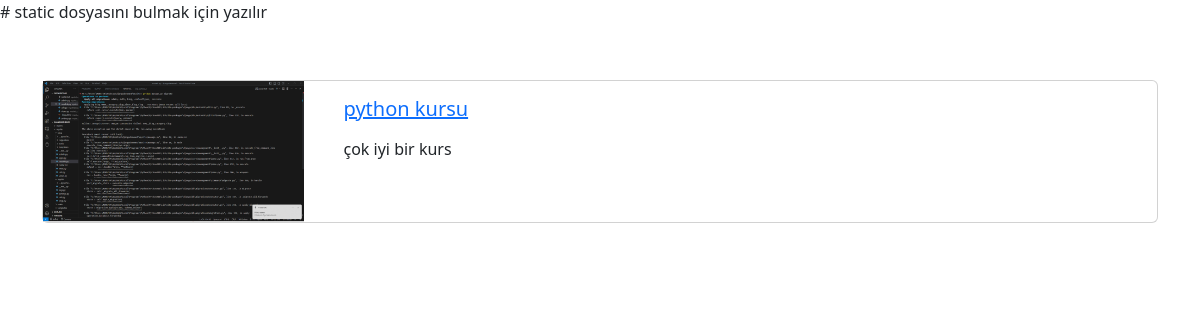
Page /blogs/python-kursu on the committed database.
### blog/models.py (models this page shows, shortened)
class Blog(models.Model): #12.satıra kadar blog için bir alan oluşturduk ve bunların içinde nelerin nasıl olmasını istediğimizi yazdık
    title = models.CharField(max_length=200)
    image = models.ImageField(upload_to="blogs")#models.FileField  bu kodda olurdu fakat bu bütün dosyaları eklemeye yarar. Imagefield sadece resim ekelmek için yazılır
    description = RichTextField()
    is_active = models.BooleanField(default=False)
    is_home = models.BooleanField(default=False)
    slug = models.SlugField(null=False, blank=True, unique=True,db_index=True,editable=False)
    category = models.ForeignKey(Category,default=1, on_delete=models.CASCADE)

### blog/views.py (the view)
# urls.py: path("blogs/<slug:slug>", views.blog_details, name ="blog_details" )
def blog_details(request,slug):
    blog=Blog.objects.get(slug=slug)
    return render(request,"blog/blog-details.html", {
        "blog":blog
    })

### blog/templates/blog/blog-details.html (shortened to what this page needs)
{% extends "base.html" %}
{%load static%}
{%block content%}
<div class="container">
        <div class="row">
            <div class="col-12">
                <div class="card mb-3">
                    <div class="row">
                        <div class="col-md-3">
                            <img src="{{ blog.image.url }}" alt="" class="img-fluid">
                        </div>
                        <div class="col-md-9">
                            <div class="card-body">
                                <h5 class="card-title">
                                    <a href="{% url 'blog_details' blog.id %}">
                                    {{blog.title}}
                                </a>
                                </h5>
                                <p class="card-text"> {{blog.description|safe}} </p>
                            </div>
                        </div>
                    </div>
                </div>
            </div>
        </div>
    </div>
{%endblock%}

### rows in the picture
Blog: image (picture), title "python kursu", description "çok iyi bir kurs"
